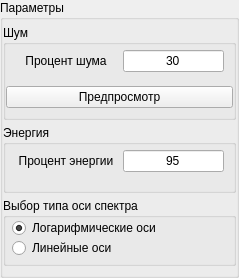
           <widget class="QGroupBox" name="groupBox_parameters">
            <property name="sizePolicy">
             <sizepolicy hsizetype="Preferred" vsizetype="Maximum">
              <horstretch>0</horstretch>
              <verstretch>0</verstretch>
             </sizepolicy>
            </property>
            <property name="title">
             <string>Параметры</string>
            </property>
            <layout class="QVBoxLayout" name="layout_area_size_3">
             <property name="spacing">
              <number>5</number>
             </property>
             <property name="leftMargin">
              <number>0</number>
             </property>
             <property name="topMargin">
              <number>5</number>
             </property>
             <property name="rightMargin">
              <number>0</number>
             </property>
             <property name="bottomMargin">
              <number>9</number>
             </property>
             <item>
              <widget class="QGroupBox" name="groupBox_noise">
               <property name="sizePolicy">
                <sizepolicy hsizetype="Preferred" vsizetype="Maximum">
                 <horstretch>0</horstretch>
                 <verstretch>0</verstretch>
                </sizepolicy>
               </property>
               <property name="title">
                <string>Шум</string>
               </property>
               <layout class="QVBoxLayout" name="layout_area_size_2">
                <property name="spacing">
                 <number>5</number>
                </property>
                <property name="leftMargin">
                 <number>0</number>
                </property>
                <property name="topMargin">
                 <number>5</number>
                </property>
                <property name="rightMargin">
                 <number>0</number>
                </property>
                <property name="bottomMargin">
                 <number>9</number>
                </property>
                <item>
                 <widget class="QWidget" name="widget_noise" native="true">
                  <property name="sizePolicy">
                   <sizepolicy hsizetype="Preferred" vsizetype="Maximum">
                    <horstretch>0</horstretch>
                    <verstretch>0</verstretch>
                   </sizepolicy>
                  </property>
                  <layout class="QHBoxLayout" name="layout_width_area_2" stretch="1,1">
                   <property name="topMargin">
                    <number>0</number>
                   </property>
                   <item>
                    <widget class="QLabel" name="label_text_noise">
                     <property name="text">
                      <string>Процент шума</string>
                     </property>
                     <property name="alignment">
                      <set>Qt::AlignCenter</set>
                     </property>
                    </widget>
                   </item>
                   <item>
                    <widget class="QLineEdit" name="lineEdit_noise">
                     <property name="text">
                      <string>30</string>
                     </property>
                     <property name="alignment">
                      <set>Qt::AlignCenter</set>
                     </property>
                    </widget>
                   </item>
                  </layout>
                 </widget>
                </item>
                <item>
                 <widget class="QPushButton" name="pushButton_display_noise">
                  <property name="text">
                   <string>Предпросмотр</string>
                  </property>
                 </widget>
                </item>
               </layout>
              </widget>
             </item>
             <item>
              <widget class="QGroupBox" name="groupBox_spectrum_filtration">
               <property name="sizePolicy">
                <sizepolicy hsizetype="Preferred" vsizetype="Maximum">
                 <horstretch>0</horstretch>
                 <verstretch>0</verstretch>
                </sizepolicy>
               </property>
               <property name="title">
                <string>Энергия</string>
               </property>
               <layout class="QVBoxLayout" name="layout_spectrum_filtration" stretch="0">
                <property name="spacing">
                 <number>5</number>
                </property>
                <property name="leftMargin">
                 <number>0</number>
                </property>
                <property name="topMargin">
                 <number>5</number>
                </property>
                <property name="rightMargin">
                 <number>0</number>
                </property>
                <property name="bottomMargin">
                 <number>9</number>
                </property>
                <item>
                 <widget class="QWidget" name="widget_noise_2" native="true">
                  <property name="sizePolicy">
                   <sizepolicy hsizetype="Preferred" vsizetype="Maximum">
                    <horstretch>0</horstretch>
                    <verstretch>0</verstretch>
                   </sizepolicy>
                  </property>
                  <layout class="QHBoxLayout" name="layout_width_area_3" stretch="1,1">
                   <property name="topMargin">
                    <number>0</number>
                   </property>
                   <item>
                    <widget class="QLabel" name="label_text_percent_energy">
                     <property name="text">
                      <string>Процент энергии</string>
                     </property>
                     <property name="alignment">
                      <set>Qt::AlignCenter</set>
                     </property>
                    </widget>
                   </item>
                   <item>
                    <widget class="QLineEdit" name="lineEdit_percent_energy">
                     <property name="text">
                      <string>95</string>
                     </property>
                     <property name="alignment">
                      <set>Qt::AlignCenter</set>
                     </property>
                    </widget>
                   </item>
                  </layout>
                 </widget>
                </item>
               </layout>
              </widget>
             </item>
             <item>
              <widget class="QGroupBox" name="groupBox_select_axes_type">
               <property name="title">
                <string>Выбор типа оси спектра</string>
               </property>
               <layout class="QVBoxLayout" name="layout_choice_dome_or_picture_3">
                <property name="spacing">
                 <number>0</number>
                </property>
                <property name="leftMargin">
                 <number>6</number>
                </property>
                <property name="topMargin">
                 <number>0</number>
                </property>
                <property name="rightMargin">
                 <number>0</number>
                </property>
                <property name="bottomMargin">
                 <number>5</number>
                </property>
                <item>
                 <widget class="QRadioButton" name="radioButton_logarithmic_axis">
                  <property name="text">
                   <string>Логарифмические оси</string>
                  </property>
                  <property name="checked">
                   <bool>true</bool>
                  </property>
                  <property name="autoRepeat">
                   <bool>false</bool>
                  </property>
                  <property name="autoExclusive">
                   <bool>true</bool>
                  </property>
                 </widget>
                </item>
                <item>
                 <widget class="QRadioButton" name="radioButton_linear_axis">
                  <property name="text">
                   <string>Линейные оси</string>
                  </property>
                  <property name="autoRepeat">
                   <bool>false</bool>
                  </property>
                  <property name="autoExclusive">
                   <bool>true</bool>
                  </property>
                 </widget>
                </item>
               </layout>
              </widget>
             </item>
            </layout>
           </widget>
